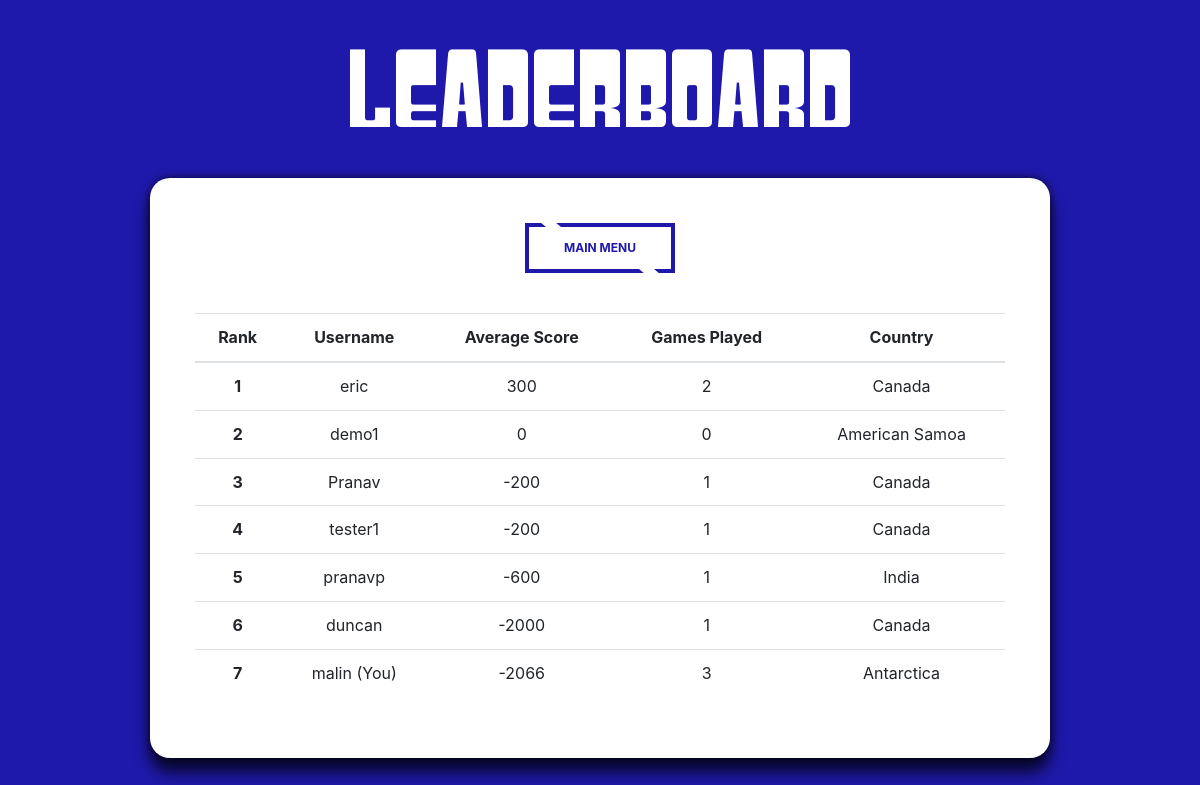
The page /leaderboard.php (signed in) on the database its author committed.
### tables this page shows
CREATE TABLE `users` (
  `userID` int(11) NOT NULL,
  `username` varchar(20) NOT NULL,
  `password` varchar(255) NOT NULL,
  `name` varchar(50) DEFAULT NULL,
  `email` varchar(50) NOT NULL,
  `countryID` int(11) NOT NULL,
  `averageScore` decimal(10,0) NOT NULL,
  `gamesPlayed` int(11) NOT NULL,
  `highestScore` int(11) NOT NULL,
  `imageFile` varchar(100) DEFAULT NULL
);

CREATE TABLE `countries` (
  `countryID` int(11) NOT NULL,
  `countryName` varchar(100) NOT NULL DEFAULT ''
);

### functions.php (called while the page is built, shortened)
<?php
function runQuery($db, $query) {
  $result = mysqli_query($db, $query) or die ("Bad Query: ". $mysqli -> error);
  return $result;
}
?>

### leaderboard.php (the view, shortened to what this page needs)
<?php
include('functions.php');
$conn = getDB();
$username = $_SESSION['username'];
$sqlstmt = "SELECT * FROM users LEFT JOIN countries ON users.countryID = countries.countryID ORDER BY averageScore DESC LIMIT 25";
$numRank = 1
?>
<!DOCTYPE html>
<html lang="en">
<head>
   <link href="css/reset.css" rel="stylesheet">
   <link rel="stylesheet" href="https://stackpath.bootstrapcdn.com/bootstrap/4.3.1/css/bootstrap.min.css">
   <link href="css/slickButton.css" rel="stylesheet">
   <link href="https://cdnjs.cloudflare.com/ajax/libs/animate.css/3.7.2/animate.min.css" rel="stylesheet">
   <link href="css/leaderboard.css" rel="stylesheet">
</head>
<body>
	<div class="backImg">
		<div class="leaderboard">
      <h1>Leaderboard</h1>
      <div class = "profile">
        <button class="slickButton" id="loginButton" onclick="window.location.href = 'menu.php';">Main Menu</button>
        <table class="table table-hover">
          <thead>
            <tr>
              <th scope="col">Rank</th>
              <th scope="col">Username</th>
              <th scope="col">Average Score</th>
              <th scope="col">Games Played</th>
              <th scope="col">Country</th>
            </tr>
          </thead>
          <tbody>
            <?php
              $result = runQuery($conn, $sqlstmt);
              while($user = mysqli_fetch_array($result)):
            ?>
            <tr>
              <th scope="row"><?php echo $numRank?></th>
              <td><?php echo $user['username'];
                if ($username == $user['username']) {
                  echo ' (You)';
                };
              ?>
              </td>
              <td><?php echo $user['averageScore']?></td>
              <td><?php echo $user['gamesPlayed']?></td>
              <td><?php echo $user['countryName']?></td>
            </tr>
            <?php
              $numRank++;
              endwhile;
            ?>
          </tbody>
        </table>
      </div>
		</div>
	</div>
</body>
</html>

### css/leaderboard.css (style rules this page uses)
body { line-height: 1.428571429; color: #FFFFFF; background-color: #1F19AB; text-align: center; overflow: auto; }
h1 { font-family: "CustomFont", Helvetica, Arial, sans-serif; font-size: 100px; padding: 20px; padding-top: 30px; }
.profile { position: relative; background: white; margin: 0 auto 175px; padding: 45px; text-align: center; box-shadow: 0 0 10px 0 rgba(0, 0, 0, 0.7), 0 15px 15px 0 rgba(0, 0, 0, 0.7); border-radius: 20px; width: 75%; height: auto; }
button { margin-bottom: 40px; }

### rows shown on the page
users: username "eric", averageScore "300", gamesPlayed "2", countryID.countryName "Canada"
users: username "demo1", averageScore "0", gamesPlayed "0", countryID.countryName "American Samoa"
users: username "Pranav", averageScore "-200", gamesPlayed "1", countryID.countryName "Canada"
users: username "tester1", averageScore "-200", gamesPlayed "1", countryID.countryName "Canada"
users: username "pranavp", averageScore "-600", gamesPlayed "1", countryID.countryName "India"
users: username "duncan", averageScore "-2000", gamesPlayed "1", countryID.countryName "Canada"
users: username "malin", shows "(You)", averageScore "-2066", gamesPlayed "3", countryID.countryName "Antarctica"
